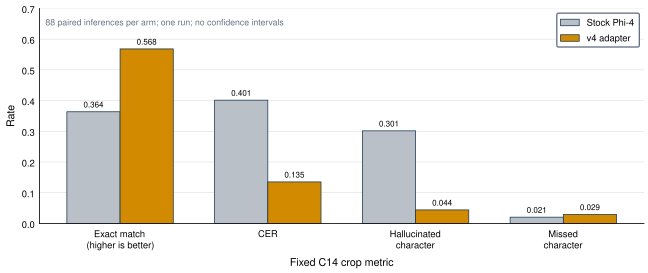

Write Python code to recreate this figure.
"""C14 crop comparison. Regenerate: python handwriting_adapter_comparison.py"""

from __future__ import annotations

import math
from pathlib import Path

import numpy as np

from evidence import ROOT, decimal, fraction, table_rows
from orx_figstyle import WIDE, figure, save, use_style

SOURCE = ROOT / "artifacts" / "research" / "phi4_finetuning_cost.md"
OUTPUT = Path(__file__).with_name("handwriting_adapter_comparison")
METHODS = ("Stock Phi-4", "v4 adapter")
METRICS = (
    ("Exact", fraction),
    ("CER", decimal),
    ("Hallucinated-character rate", decimal),
    ("Missed-character rate", decimal),
)
COLORS = ("#B9C0C8", "#D28A00")


def load() -> dict[str, list[float]]:
    rows = table_rows(SOURCE, "Metric", occurrence=2)
    columns: dict[str, list[float]] = {method: [] for method in METHODS}
    for metric, parser in METRICS:
        stock, adapter = rows[metric][:2]
        columns[METHODS[0]].append(parser(stock))
        columns[METHODS[1]].append(parser(adapter))
    return columns


def main() -> None:
    use_style()
    values = load()
    labels = (
        "Exact match\n(higher is better)",
        "CER",
        "Hallucinated\ncharacter",
        "Missed\ncharacter",
    )
    fig, ax = figure(width=WIDE, ratio=0.42)
    x = np.arange(len(labels))
    width = 0.36

    for index, method in enumerate(METHODS):
        offset = (index - 0.5) * width
        bars = ax.bar(
            x + offset,
            values[method],
            width,
            label=method,
            color=COLORS[index],
            edgecolor="#15324B",
            linewidth=0.55,
        )
        ax.bar_label(bars, fmt="%.3f", fontsize=6, padding=2)

    highest = max(value for row in values.values() for value in row)
    upper = math.ceil((highest + 0.08) * 10) / 10
    ax.set_ylim(0, upper)
    ax.set_ylabel("Rate")
    ax.set_xlabel("Fixed C14 crop metric")
    ax.set_xticks(x, labels)
    ax.tick_params(axis="x", length=0)
    ax.legend(
        loc="upper right",
        frameon=True,
        framealpha=1,
        edgecolor="#667085",
        fontsize=7,
    )
    ax.text(
        0.01,
        0.96,
        "88 paired inferences per arm; one run; no confidence intervals",
        transform=ax.transAxes,
        ha="left",
        va="top",
        fontsize=6.5,
        color="#667085",
    )
    save(fig, str(OUTPUT))


if __name__ == "__main__":
    main()
